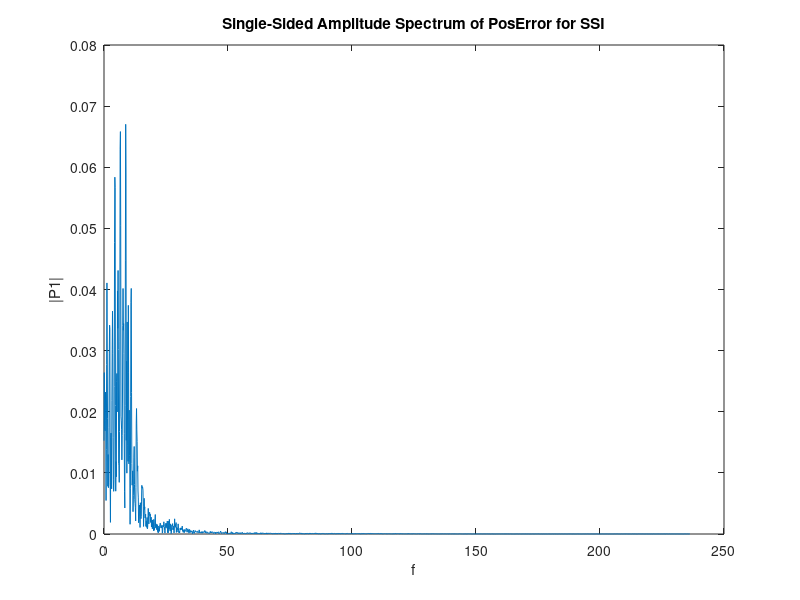
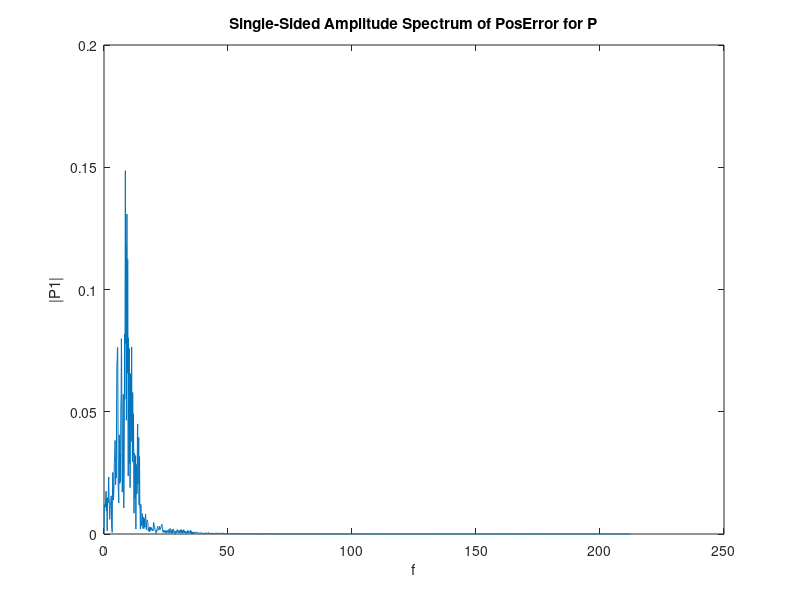
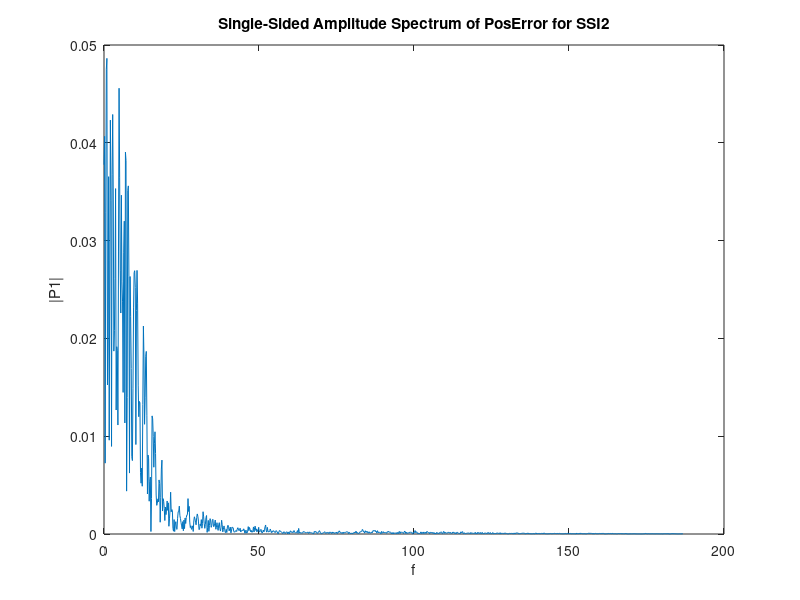
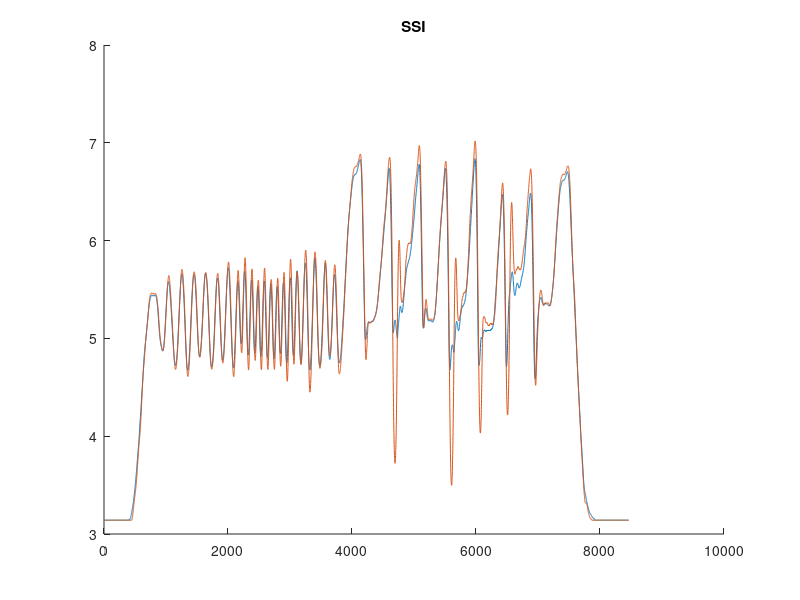

The MATLAB script that drew these images, in order: (Note: this script raises an error after producing the figures.)
% SSI virtual environment data processing

%% load data
SSI = load("SSItest_SSI_Ke5.txt"); 
SSI_BD = load("SSItest_SSI_Ke5_Kbd01.txt");
PD = load("SSItest_PD_Kp5_Kd01.txt"); 
P = load("SSItest_P_Kp5.txt");
P_BD = load("SSItest_P_Kp5_Kbd01.txt");
% data format: [SSI_case, U0-5000, (Pos1raw*(2*M_PI/8192)*1000), (ScaledPosDiff*1000), (ScaledVelDiff*1000), (delO*1000), (Id_SSI*1000), (Id_PD*1000)]

%% scale data
SSI(:,3:8) = SSI(:,3:8)/1000; 
SSI_BD(:,3:8) = SSI_BD(:,3:8)/1000;
PD(:,3:8) = PD(:,3:8)/1000;
P(:,3:8) = P(:,3:8)/1000;
P_BD(:,3:8) = P_BD(:,3:8)/1000;

Imax = 1.5; % A
kt = 19.4; % in mNm/A
SSI(:,2) = (SSI(:,2)/4000)*Imax*kt; % commanded T in mNm
SSI_BD(:,2) = (SSI_BD(:,2)/4000)*Imax*kt;
PD(:,2) = (PD(:,2)/4000)*Imax*kt;
P(:,2) = (P(:,2)/4000)*Imax*kt;
P_BD(:,2) = (P_BD(:,2)/4000)*Imax*kt;

% correct 2pi wrapping
for ii=1:size(SSI,1)
    if (SSI(ii,3)<1.0)
        SSI(ii,3) = SSI(ii,3) + 2*pi;
    end
end
for ii=1:size(SSI_BD,1)
    if (SSI_BD(ii,3)<1.0)
        SSI_BD(ii,3) = SSI_BD(ii,3) + 2*pi;
    end
end
for ii=1:size(PD,1)
    if (PD(ii,3)<1.0)
        PD(ii,3) = PD(ii,3) + 2*pi;
    end
end
for ii=1:size(P,1)
    if (P(ii,3)<1.0)
        P(ii,3) = P(ii,3) + 2*pi;
    end
end
for ii=1:size(P_BD,1)
    if (P_BD(ii,3)<1.0)
        P_BD(ii,3) = P_BD(ii,3) + 2*pi;
    end
end


% new data format: [SSI_case, actual current, Pos1, PosDiff, VelDiff, delO, Id_SSI, Id_PD]

%% load and scale second data set

SSI2 = load("SSItest2_SSI_Ke10.txt");
P2 = load("SSItest2_P_Kp10.txt");
% data format: [SSI_case, (Pos1raw*(2*M_PI/8192)*1000), (ScaledPosDiff*1000), (ScaledVelDiff*1000), (delO*1000)];

SSI2(:,2:5) = SSI2(:,2:5)/1000;
P2(:,2:5) = P2(:,2:5)/1000;

for ii=1:size(SSI2,1)
    if (SSI2(ii,2)<1.0)
        SSI2(ii,2) = SSI2(ii,2) + 2*pi;
    end
end
for ii=1:size(P2,1)
    if (P2(ii,2)<1.0)
        P2(ii,2) = P2(ii,2) + 2*pi;
    end
end
% new data format: [SSI_case, Pos1, PosDiff, VelDiff, delO]


%% get some statistics

RASE = zeros(1,7); % [P, PD, P_BD, P2, SSI, SSI_BD, SSI2]
RASE(1) = norm(P(:,4));
RASE(2) = norm(PD(:,4));
RASE(3) = norm(P_BD(:,4));
RASE(4) = norm(P2(:,3));
RASE(5) = norm(SSI(:,4));
RASE(6) = norm(SSI_BD(:,4));
RASE(7) = norm(SSI2(:,3));

%% fft to see frequency domain (what to look for here?)

Fs = 1000; % sampling frequency
T = 1/Fs; % sampling period

% do this for each dataset
L = size(SSI,1);
t = (0:L-1)*T; % time vector
F_SSI = fft(SSI(:,4)); % fft of position error
P2 = abs(F_SSI/L);
P1 = P2(1:L/2+1);
P1(2:end-1) = 2*P1(2:end-1); % frequency response for plotting
f = Fs*(0:(L/2))/L;

figure;
plot(f(1:2000),P1(1:2000));
title("Single-Sided Amplitude Spectrum of PosError for SSI");
xlabel('f'); ylabel('|P1|');

L = size(P,1);
t = (0:L-1)*T; % time vector
F_P = fft(P(:,4)); % fft of position error
P2 = abs(F_P/L);
P1 = P2(1:L/2+1);
P1(2:end-1) = 2*P1(2:end-1); % frequency response for plotting
f = Fs*(0:(L/2))/L;

figure;
plot(f(1:2000),P1(1:2000));
title("Single-Sided Amplitude Spectrum of PosError for P");
xlabel('f'); ylabel('|P1|');

L = size(SSI2,1);
t = (0:L-1)*T; % time vector
F_SSI2 = fft(SSI2(:,3)); % fft of position error
P2 = abs(F_SSI2/L);
P1 = P2(1:L/2+1);
P1(2:end-1) = 2*P1(2:end-1); % frequency response for plotting
f = Fs*(0:(L/2))/L;

figure;
plot(f(1:1000),P1(1:1000));
title("Single-Sided Amplitude Spectrum of PosError for SSI2");
xlabel('f'); ylabel('|P1|');






%% plot the plots

figure; hold on;
plot(SSI(:,3));
plot(SSI(:,3)-SSI(:,4));
hold off;
title('SSI');

figure; hold on;
plot(SSI2(:,2));
plot(SSI2(:,2)-SSI2(:,3));
hold off;
title('SSI2');

figure; hold on;
plot(SSI_BD(:,3));
plot(SSI_BD(:,3)-SSI_BD(:,4));
hold off;
title('SSI BD');

figure; hold on;
plot(PD(:,3));
plot(PD(:,3)-PD(:,4));
hold off;
title('PD');

figure; hold on;
plot(P(:,3));
plot(P(:,3)-P(:,4));
hold off;
title('P');

figure; hold on;
plot(P_BD(:,3));
plot(P_BD(:,3)-P_BD(:,4));
hold off;
title('P BD');

figure; hold on;
plot(P2(:,2));
plot(P2(:,2)-P2(:,3));
hold off;
title('P2');

% figure; hold on; 
% plot(SSI(:,4)); 
% plot(SSI_BD(:,4));
% plot(P_BD(:,4));
% hold off; legend('SSI','SSI BD','PD BD');
